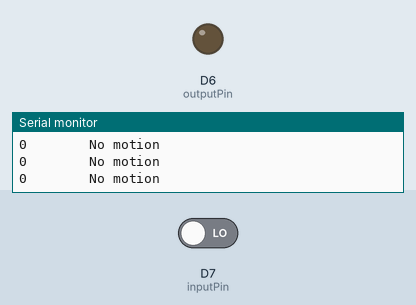
Bench run of a sketch on a simulated ESP8266 (NodeMCU). Shown: output pins drawn as LEDs (lit = HIGH), the last lines printed to the serial monitor. The test bench sets the inputs (shaded band); at power-on: D7 (inputPin) LOW. WiFi joins after 1.5 s; servers stay silent unless stated.

Above: at 2.8 s.
2.9 s: D7 (inputPin) driven HIGH
At 3.8 s:
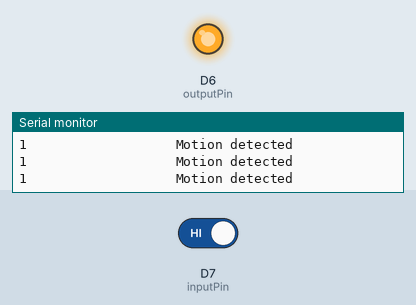
4.5 s: D7 (inputPin) driven LOW
At 5.1 s:
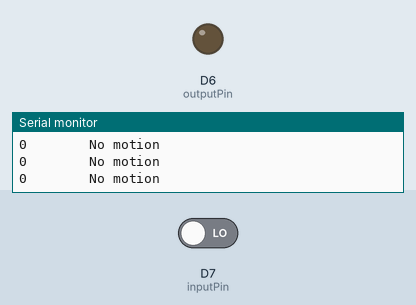
Timing chart, 0 to 7.5 s (numbered marks = the images above; inputs shaded):
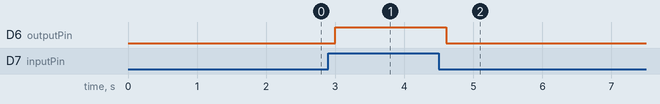

The sketch:

PIR_sensor.ino
```cpp
#include <ESP8266WiFi.h>

const char* ssid = "trillian";
const char* password = "rytykiwi";
//const char* host = "IP OF THE ESP8266";
WiFiServer server(301);

int inputPin = D7;
int outputPin = D6;
int val = 0;

void setup() {
  // put your setup code here, to run once:
  Serial.begin(115200);
  Serial.setTimeout(10);
  delay(100);
  Serial.println(WiFi.localIP());
  pinMode(inputPin, INPUT);
  pinMode(outputPin, OUTPUT);
  // Connect to WiFi network
  Serial.println();
  Serial.println();
  Serial.print("Connecting to ");
  Serial.println(ssid);
  WiFi.begin(ssid, password);

  while (WiFi.status() != WL_CONNECTED) {
    delay(500);
    Serial.print(".");
  }
  Serial.println("");
  Serial.println("WiFi connected");

  // Start the server
  server.begin();
  Serial.println("Server started");

  // Print the IP address
  Serial.println(WiFi.localIP());
}

void loop() {
  // put your main code here, to run repeatedly:
  val = digitalRead(inputPin);
  Serial.print(val);
  if (val == 1) {
    digitalWrite(outputPin, HIGH);
    Serial.println("                   Motion detected");
    delay(200);

  } else {
    digitalWrite(outputPin, LOW);
    Serial.println("        No motion");
    delay(200);
  }


}
```

Measured:
- after the input at 2.9 s, D6 (outputPin): LOW → HIGH after 0.10 s
- after the input at 4.5 s, D6 (outputPin): HIGH → LOW after 0.11 s
